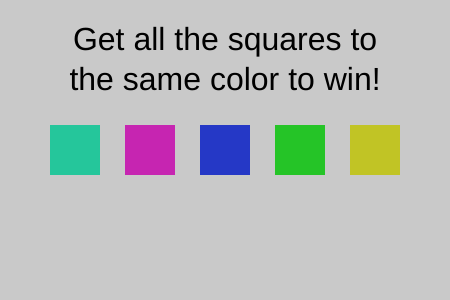
Frame 1 (no input)
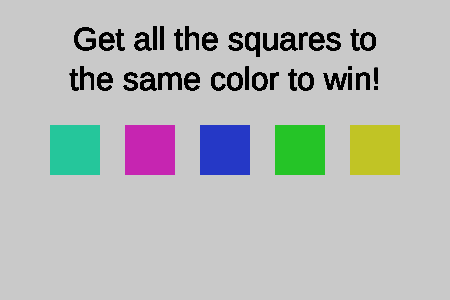
Frame 60 (no input)
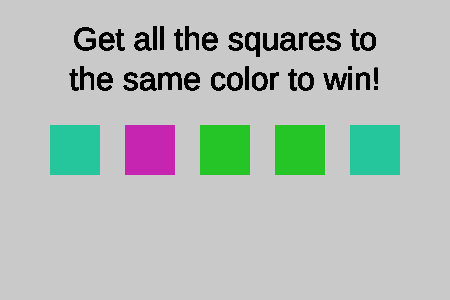
Frame 120 (the mouse pressed at the canvas centre since frame 60)

The p5.js sketch that drew these frames (run headless with seeded random() and noise() and a simulated clock; from frame 60 on, the mouse is pressed at the canvas centre):

// p5.js sketch
// ── sketch.js
//puzzle, all squares must be the same color 
//in order to solve the puzzle

//5 squares, each cycle through 5 colors

function setup() {
	createCanvas(450, 300);
	background('#c9c9c9');
	color1 = color('#25c69b');
	color2 = color('#c625b1');
	color3 = color('#2538c6');
	color4 = color('#25c427');
	color5 = color('#c1c425');

	sq1Color=color1;
	sq2Color=color2;
	sq3Color=color3;
	sq4Color=color4;
	sq5Color=color5;
}

function draw() {
	textSize(32);
	textAlign(CENTER);
	fill('#000');
	text("Get all the squares to the same color to win!", 50, 25, 350, 100);

	noStroke();
	//square1
	fill(sq1Color);
	rect(50, 125, 50, 50);
	//square2
	fill(sq2Color);
	rect(125, 125, 50, 50);
	//square3
	fill(sq3Color);
	rect(200, 125, 50, 50);
	//square4
	fill(sq4Color);
	rect(275, 125, 50, 50);
	//square5
	fill(sq5Color);
	rect(350, 125, 50, 50);
}

function mousePressed() {
	var rect1=dist(mouseX, mouseY, 75, 150);
	var rect2=dist(mouseX, mouseY, 150, 150);
	var rect3=dist(mouseX, mouseY, 225, 150);
	var rect4=dist(mouseX, mouseY, 300, 150);
	var rect5=dist(mouseX, mouseY, 375, 150);

	//if rectangle 1 is pressed
	if(rect1 < 25) {
		if(sq1Color==color1) {
			sq1Color=color2;
		}
		else if(sq1Color==color2) {
			sq1Color=color3;
		}
		else if(sq1Color==color3) {
			sq1Color=color4;
		}
		else if(sq1Color==color4) {
			sq1Color=color5;
		}
		else {
			sq1Color=color1;
		}

		if(sq3Color==color1) {
			sq3Color=color2;
		}
		else if(sq3Color==color2) {
			sq3Color=color3;
		}
		else if(sq3Color==color3) {
			sq3Color=color4;
		}
		else if(sq3Color==color4) {
			sq3Color=color5;
		}
		else {
			sq3Color=color1;
		}
	}

	//if rectangle 2 is pressed
	if(rect2 < 25) {
		if(sq2Color==color1) {
			sq2Color=color2;
		}
		else if(sq2Color==color2) {
			sq2Color=color3;
		}
		else if(sq2Color==color3) {
			sq2Color=color4;
		}
		else if(sq2Color==color4) {
			sq2Color=color5;
		}
		else {
			sq2Color=color1;
		}

		if(sq3Color==color1) {
			sq3Color=color2;
		}
		else if(sq3Color==color2) {
			sq3Color=color3;
		}
		else if(sq3Color==color3) {
			sq3Color=color4;
		}
		else if(sq3Color==color4) {
			sq3Color=color5;
		}
		else {
			sq3Color=color1;
		}
	}

	//if rectangle 3 is pressed
	if(rect3 < 25) {
		if(sq3Color==color1) {
			sq3Color=color2;
		}
		else if(sq3Color==color2) {
			sq3Color=color3;
		}
		else if(sq3Color==color3) {
			sq3Color=color4;
		}
		else if(sq3Color==color4) {
			sq3Color=color5;
		}
		else {
			sq3Color=color1;
		}

		if(sq5Color==color1) {
			sq5Color=color2;
		}
		else if(sq5Color==color2) {
			sq5Color=color3;
		}
		else if(sq5Color==color3) {
			sq5Color=color4;
		}
		else if(sq5Color==color4) {
			sq5Color=color5;
		}
		else {
			sq5Color=color1;
		}		
	}

	//if rectangle 4 is pressed
	if(rect4 < 25) {
		if(sq4Color==color1) {
			sq4Color=color2;
		}
		else if(sq4Color==color2) {
			sq4Color=color3;
		}
		else if(sq4Color==color3) {
			sq4Color=color4;
		}
		else if(sq4Color==color4) {
			sq4Color=color5;
		}
		else {
			sq4Color=color1;
		}
	}

	//if rectangle 5 is pressed
	if(rect5 < 25) {
		if(sq5Color==color1) {
			sq5Color=color2;
		}
		else if(sq5Color==color2) {
			sq5Color=color3;
		}
		else if(sq5Color==color3) {
			sq5Color=color4;
		}
		else if(sq5Color==color4) {
			sq5Color=color5;
		}
		else {
			sq5Color=color1;
		}

		if(sq4Color==color1) {
			sq4Color=color2;
		}
		else if(sq4Color==color2) {
			sq4Color=color3;
		}
		else if(sq4Color==color3) {
			sq4Color=color4;
		}
		else if(sq4Color==color4) {
			sq4Color=color5;
		}
		else {
			sq4Color=color1;
		}
	}

	if((sq1Color==sq2Color)&&
		(sq1Color==sq3Color)&&
		(sq1Color==sq4Color)&&
		(sq1Color==sq5Color)) {
		textSize(32);
		textAlign(CENTER);
		fill('#faff00');
		text("CONGRATULATIONS! You've won!", 50, 200, 350, 100);
	}

	else {
		clear();
		background('#c9c9c9');
	}

}
